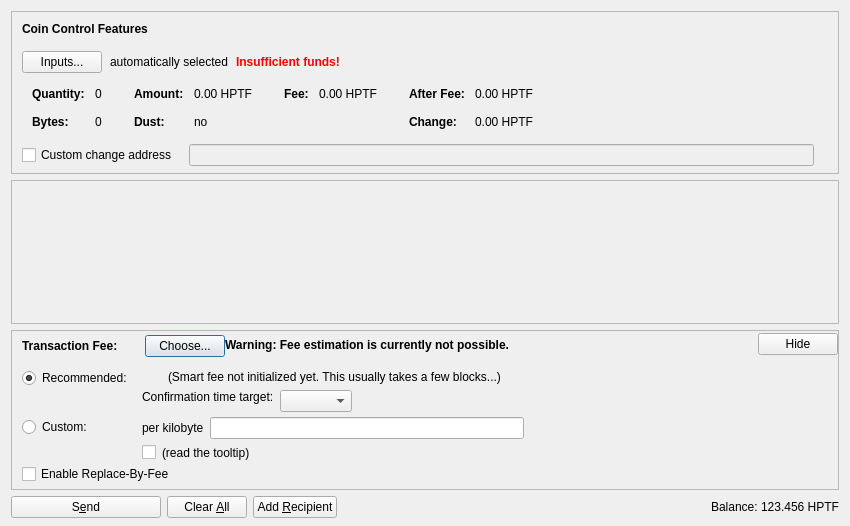
<?xml version="1.0" encoding="UTF-8"?>
<ui version="4.0">
 <class>SendCoinsDialog</class>
 <widget class="QDialog" name="SendCoinsDialog">
  <property name="geometry">
   <rect>
    <x>0</x>
    <y>0</y>
    <width>850</width>
    <height>526</height>
   </rect>
  </property>
  <property name="windowTitle">
   <string>Send Coins</string>
  </property>
  <layout class="QVBoxLayout" name="verticalLayout" stretch="0,1,0,0">
   <property name="bottomMargin">
    <number>8</number>
   </property>
   <item>
    <widget class="QFrame" name="frameCoinControl">
     <property name="sizePolicy">
      <sizepolicy hsizetype="Expanding" vsizetype="Expanding">
       <horstretch>0</horstretch>
       <verstretch>0</verstretch>
      </sizepolicy>
     </property>
     <property name="maximumSize">
      <size>
       <width>16777215</width>
       <height>16777215</height>
      </size>
     </property>
     <property name="frameShape">
      <enum>QFrame::StyledPanel</enum>
     </property>
     <property name="frameShadow">
      <enum>QFrame::Sunken</enum>
     </property>
     <layout class="QVBoxLayout" name="verticalLayoutCoinControl2">
      <property name="spacing">
       <number>0</number>
      </property>
      <property name="leftMargin">
       <number>0</number>
      </property>
      <property name="topMargin">
       <number>0</number>
      </property>
      <property name="rightMargin">
       <number>0</number>
      </property>
      <property name="bottomMargin">
       <number>6</number>
      </property>
      <item>
       <layout class="QVBoxLayout" name="verticalLayoutCoinControl" stretch="0,0,0,0,1">
        <property name="spacing">
         <number>0</number>
        </property>
        <property name="leftMargin">
         <number>10</number>
        </property>
        <property name="topMargin">
         <number>10</number>
        </property>
        <item>
         <layout class="QHBoxLayout" name="horizontalLayoutCoinControl1">
          <property name="bottomMargin">
           <number>15</number>
          </property>
          <item>
           <widget class="QLabel" name="labelCoinControlFeatures">
            <property name="sizePolicy">
             <sizepolicy hsizetype="Preferred" vsizetype="Maximum">
              <horstretch>0</horstretch>
              <verstretch>0</verstretch>
             </sizepolicy>
            </property>
            <property name="font">
             <font>
              <weight>75</weight>
              <bold>true</bold>
             </font>
            </property>
            <property name="styleSheet">
             <string notr="true">font-weight:bold;</string>
            </property>
            <property name="text">
             <string>Coin Control Features</string>
            </property>
           </widget>
          </item>
         </layout>
        </item>
        <item>
         <layout class="QHBoxLayout" name="horizontalLayoutCoinControl2" stretch="0,0,0,0">
          <property name="spacing">
           <number>8</number>
          </property>
          <property name="bottomMargin">
           <number>10</number>
          </property>
          <item>
           <widget class="QPushButton" name="pushButtonCoinControl">
            <property name="styleSheet">
             <string notr="true"/>
            </property>
            <property name="text">
             <string>Inputs...</string>
            </property>
            <property name="autoDefault">
             <bool>false</bool>
            </property>
           </widget>
          </item>
          <item>
           <widget class="QLabel" name="labelCoinControlAutomaticallySelected">
            <property name="text">
             <string>automatically selected</string>
            </property>
            <property name="margin">
             <number>5</number>
            </property>
           </widget>
          </item>
          <item>
           <widget class="QLabel" name="labelCoinControlInsuffFunds">
            <property name="font">
             <font>
              <weight>75</weight>
              <bold>true</bold>
             </font>
            </property>
            <property name="styleSheet">
             <string notr="true">color:red;font-weight:bold;</string>
            </property>
            <property name="text">
             <string>Insufficient funds!</string>
            </property>
            <property name="margin">
             <number>5</number>
            </property>
           </widget>
          </item>
          <item>
           <spacer name="horizontalSpacerCoinControl">
            <property name="orientation">
             <enum>Qt::Horizontal</enum>
            </property>
            <property name="sizeHint" stdset="0">
             <size>
              <width>40</width>
              <height>1</height>
             </size>
            </property>
           </spacer>
          </item>
         </layout>
        </item>
        <item>
         <widget class="QWidget" name="widgetCoinControl" native="true">
          <property name="sizePolicy">
           <sizepolicy hsizetype="Preferred" vsizetype="Preferred">
            <horstretch>0</horstretch>
            <verstretch>0</verstretch>
           </sizepolicy>
          </property>
          <property name="minimumSize">
           <size>
            <width>0</width>
            <height>0</height>
           </size>
          </property>
          <property name="styleSheet">
           <string notr="true"/>
          </property>
          <layout class="QHBoxLayout" name="horizontalLayoutCoinControl5">
           <property name="leftMargin">
            <number>0</number>
           </property>
           <property name="topMargin">
            <number>0</number>
           </property>
           <property name="rightMargin">
            <number>0</number>
           </property>
           <property name="bottomMargin">
            <number>0</number>
           </property>
           <item>
            <layout class="QHBoxLayout" name="horizontalLayoutCoinControl3" stretch="0,0,0,1">
             <property name="spacing">
              <number>20</number>
             </property>
             <property name="topMargin">
              <number>0</number>
             </property>
             <property name="bottomMargin">
              <number>10</number>
             </property>
             <item>
              <layout class="QFormLayout" name="formLayoutCoinControl1">
               <property name="horizontalSpacing">
                <number>10</number>
               </property>
               <property name="verticalSpacing">
                <number>14</number>
               </property>
               <property name="leftMargin">
                <number>10</number>
               </property>
               <property name="topMargin">
                <number>4</number>
               </property>
               <property name="rightMargin">
                <number>6</number>
               </property>
               <item row="0" column="0">
                <widget class="QLabel" name="labelCoinControlQuantityText">
                 <property name="font">
                  <font>
                   <weight>75</weight>
                   <bold>true</bold>
                  </font>
                 </property>
                 <property name="text">
                  <string>Quantity:</string>
                 </property>
                 <property name="margin">
                  <number>0</number>
                 </property>
                </widget>
               </item>
               <item row="0" column="1">
                <widget class="QLabel" name="labelCoinControlQuantity">
                 <property name="cursor">
                  <cursorShape>IBeamCursor</cursorShape>
                 </property>
                 <property name="contextMenuPolicy">
                  <enum>Qt::ActionsContextMenu</enum>
                 </property>
                 <property name="text">
                  <string notr="true">0</string>
                 </property>
                 <property name="margin">
                  <number>0</number>
                 </property>
                 <property name="textInteractionFlags">
                  <set>Qt::LinksAccessibleByMouse|Qt::TextSelectableByKeyboard|Qt::TextSelectableByMouse</set>
                 </property>
                </widget>
               </item>
               <item row="1" column="0">
                <widget class="QLabel" name="labelCoinControlBytesText">
                 <property name="font">
                  <font>
                   <weight>75</weight>
                   <bold>true</bold>
                  </font>
                 </property>
                 <property name="text">
                  <string>Bytes:</string>
                 </property>
                </widget>
               </item>
               <item row="1" column="1">
                <widget class="QLabel" name="labelCoinControlBytes">
                 <property name="cursor">
                  <cursorShape>IBeamCursor</cursorShape>
                 </property>
                 <property name="contextMenuPolicy">
                  <enum>Qt::ActionsContextMenu</enum>
                 </property>
                 <property name="text">
                  <string notr="true">0</string>
                 </property>
                 <property name="textInteractionFlags">
                  <set>Qt::LinksAccessibleByMouse|Qt::TextSelectableByKeyboard|Qt::TextSelectableByMouse</set>
                 </property>
                </widget>
               </item>
              </layout>
             </item>
             <item>
              <layout class="QFormLayout" name="formLayoutCoinControl2">
               <property name="horizontalSpacing">
                <number>10</number>
               </property>
               <property name="verticalSpacing">
                <number>14</number>
               </property>
               <property name="leftMargin">
                <number>6</number>
               </property>
               <property name="topMargin">
                <number>4</number>
               </property>
               <property name="rightMargin">
                <number>6</number>
               </property>
               <item row="0" column="0">
                <widget class="QLabel" name="labelCoinControlAmountText">
                 <property name="font">
                  <font>
                   <weight>75</weight>
                   <bold>true</bold>
                  </font>
                 </property>
                 <property name="text">
                  <string>Amount:</string>
                 </property>
                 <property name="margin">
                  <number>0</number>
                 </property>
                </widget>
               </item>
               <item row="0" column="1">
                <widget class="QLabel" name="labelCoinControlAmount">
                 <property name="cursor">
                  <cursorShape>IBeamCursor</cursorShape>
                 </property>
                 <property name="contextMenuPolicy">
                  <enum>Qt::ActionsContextMenu</enum>
                 </property>
                 <property name="text">
                  <string notr="true">0.00 HPTF</string>
                 </property>
                 <property name="textInteractionFlags">
                  <set>Qt::LinksAccessibleByMouse|Qt::TextSelectableByKeyboard|Qt::TextSelectableByMouse</set>
                 </property>
                </widget>
               </item>
               <item row="1" column="0">
                <widget class="QLabel" name="labelCoinControlLowOutputText">
                 <property name="font">
                  <font>
                   <weight>75</weight>
                   <bold>true</bold>
                  </font>
                 </property>
                 <property name="text">
                  <string>Dust:</string>
                 </property>
                </widget>
               </item>
               <item row="1" column="1">
                <widget class="QLabel" name="labelCoinControlLowOutput">
                 <property name="cursor">
                  <cursorShape>IBeamCursor</cursorShape>
                 </property>
                 <property name="contextMenuPolicy">
                  <enum>Qt::ActionsContextMenu</enum>
                 </property>
                 <property name="text">
                  <string notr="true">no</string>
                 </property>
                 <property name="textInteractionFlags">
                  <set>Qt::LinksAccessibleByMouse|Qt::TextSelectableByKeyboard|Qt::TextSelectableByMouse</set>
                 </property>
                </widget>
               </item>
              </layout>
             </item>
             <item>
              <layout class="QFormLayout" name="formLayoutCoinControl3">
               <property name="horizontalSpacing">
                <number>10</number>
               </property>
               <property name="verticalSpacing">
                <number>14</number>
               </property>
               <property name="leftMargin">
                <number>6</number>
               </property>
               <property name="topMargin">
                <number>4</number>
               </property>
               <property name="rightMargin">
                <number>6</number>
               </property>
               <item row="0" column="0">
                <widget class="QLabel" name="labelCoinControlFeeText">
                 <property name="font">
                  <font>
                   <weight>75</weight>
                   <bold>true</bold>
                  </font>
                 </property>
                 <property name="text">
                  <string>Fee:</string>
                 </property>
                 <property name="margin">
                  <number>0</number>
                 </property>
                </widget>
               </item>
               <item row="0" column="1">
                <widget class="QLabel" name="labelCoinControlFee">
                 <property name="cursor">
                  <cursorShape>IBeamCursor</cursorShape>
                 </property>
                 <property name="contextMenuPolicy">
                  <enum>Qt::ActionsContextMenu</enum>
                 </property>
                 <property name="text">
                  <string notr="true">0.00 HPTF</string>
                 </property>
                 <property name="textInteractionFlags">
                  <set>Qt::LinksAccessibleByMouse|Qt::TextSelectableByKeyboard|Qt::TextSelectableByMouse</set>
                 </property>
                </widget>
               </item>
              </layout>
             </item>
             <item>
              <layout class="QFormLayout" name="formLayoutCoinControl4">
               <property name="horizontalSpacing">
                <number>10</number>
               </property>
               <property name="verticalSpacing">
                <number>14</number>
               </property>
               <property name="leftMargin">
                <number>6</number>
               </property>
               <property name="topMargin">
                <number>4</number>
               </property>
               <property name="rightMargin">
                <number>6</number>
               </property>
               <item row="0" column="0">
                <widget class="QLabel" name="labelCoinControlAfterFeeText">
                 <property name="font">
                  <font>
                   <weight>75</weight>
                   <bold>true</bold>
                  </font>
                 </property>
                 <property name="text">
                  <string>After Fee:</string>
                 </property>
                 <property name="margin">
                  <number>0</number>
                 </property>
                </widget>
               </item>
               <item row="0" column="1">
                <widget class="QLabel" name="labelCoinControlAfterFee">
                 <property name="cursor">
                  <cursorShape>IBeamCursor</cursorShape>
                 </property>
                 <property name="contextMenuPolicy">
                  <enum>Qt::ActionsContextMenu</enum>
                 </property>
                 <property name="text">
                  <string notr="true">0.00 HPTF</string>
                 </property>
                 <property name="textInteractionFlags">
                  <set>Qt::LinksAccessibleByMouse|Qt::TextSelectableByKeyboard|Qt::TextSelectableByMouse</set>
                 </property>
                </widget>
               </item>
               <item row="1" column="0">
                <widget class="QLabel" name="labelCoinControlChangeText">
                 <property name="font">
                  <font>
                   <weight>75</weight>
                   <bold>true</bold>
                  </font>
                 </property>
                 <property name="text">
                  <string>Change:</string>
                 </property>
                </widget>
               </item>
               <item row="1" column="1">
                <widget class="QLabel" name="labelCoinControlChange">
                 <property name="cursor">
                  <cursorShape>IBeamCursor</cursorShape>
                 </property>
                 <property name="contextMenuPolicy">
                  <enum>Qt::ActionsContextMenu</enum>
                 </property>
                 <property name="text">
                  <string notr="true">0.00 HPTF</string>
                 </property>
                 <property name="textInteractionFlags">
                  <set>Qt::LinksAccessibleByMouse|Qt::TextSelectableByKeyboard|Qt::TextSelectableByMouse</set>
                 </property>
                </widget>
               </item>
              </layout>
             </item>
            </layout>
           </item>
          </layout>
         </widget>
        </item>
        <item>
         <layout class="QHBoxLayout" name="horizontalLayoutCoinControl4" stretch="0,0,0">
          <property name="spacing">
           <number>12</number>
          </property>
          <property name="sizeConstraint">
           <enum>QLayout::SetDefaultConstraint</enum>
          </property>
          <property name="topMargin">
           <number>5</number>
          </property>
          <property name="rightMargin">
           <number>5</number>
          </property>
          <item>
           <widget class="QCheckBox" name="checkBoxCoinControlChange">
            <property name="toolTip">
             <string>If this is activated, but the change address is empty or invalid, change will be sent to a newly generated address.</string>
            </property>
            <property name="text">
             <string>Custom change address</string>
            </property>
           </widget>
          </item>
          <item>
           <widget class="QValidatedLineEdit" name="lineEditCoinControlChange">
            <property name="enabled">
             <bool>false</bool>
            </property>
            <property name="sizePolicy">
             <sizepolicy hsizetype="Expanding" vsizetype="Fixed">
              <horstretch>0</horstretch>
              <verstretch>0</verstretch>
             </sizepolicy>
            </property>
           </widget>
          </item>
          <item>
           <widget class="QLabel" name="labelCoinControlChangeLabel">
            <property name="sizePolicy">
             <sizepolicy hsizetype="Preferred" vsizetype="Expanding">
              <horstretch>0</horstretch>
              <verstretch>0</verstretch>
             </sizepolicy>
            </property>
            <property name="minimumSize">
             <size>
              <width>0</width>
              <height>0</height>
             </size>
            </property>
            <property name="text">
             <string/>
            </property>
            <property name="margin">
             <number>3</number>
            </property>
           </widget>
          </item>
         </layout>
        </item>
        <item>
         <spacer name="verticalSpacerCoinControl">
          <property name="orientation">
           <enum>Qt::Vertical</enum>
          </property>
          <property name="sizeHint" stdset="0">
           <size>
            <width>800</width>
            <height>1</height>
           </size>
          </property>
         </spacer>
        </item>
       </layout>
      </item>
     </layout>
    </widget>
   </item>
   <item>
    <widget class="QScrollArea" name="scrollArea">
     <property name="widgetResizable">
      <bool>true</bool>
     </property>
     <widget class="QWidget" name="scrollAreaWidgetContents">
      <property name="geometry">
       <rect>
        <x>0</x>
        <y>0</y>
        <width>830</width>
        <height>104</height>
       </rect>
      </property>
      <layout class="QVBoxLayout" name="verticalLayout_2" stretch="0,1">
       <property name="leftMargin">
        <number>0</number>
       </property>
       <property name="topMargin">
        <number>0</number>
       </property>
       <property name="rightMargin">
        <number>0</number>
       </property>
       <property name="bottomMargin">
        <number>0</number>
       </property>
       <item>
        <layout class="QVBoxLayout" name="entries">
         <property name="spacing">
          <number>6</number>
         </property>
        </layout>
       </item>
       <item>
        <spacer name="verticalSpacer">
         <property name="orientation">
          <enum>Qt::Vertical</enum>
         </property>
         <property name="sizeHint" stdset="0">
          <size>
           <width>20</width>
           <height>40</height>
          </size>
         </property>
        </spacer>
       </item>
      </layout>
     </widget>
    </widget>
   </item>
   <item>
    <widget class="QFrame" name="frameFee">
     <property name="sizePolicy">
      <sizepolicy hsizetype="Expanding" vsizetype="Expanding">
       <horstretch>0</horstretch>
       <verstretch>0</verstretch>
      </sizepolicy>
     </property>
     <property name="maximumSize">
      <size>
       <width>16777215</width>
       <height>16777215</height>
      </size>
     </property>
     <property name="frameShape">
      <enum>QFrame::StyledPanel</enum>
     </property>
     <property name="frameShadow">
      <enum>QFrame::Sunken</enum>
     </property>
     <layout class="QVBoxLayout" name="verticalLayoutFee1">
      <property name="spacing">
       <number>0</number>
      </property>
      <property name="leftMargin">
       <number>0</number>
      </property>
      <property name="topMargin">
       <number>0</number>
      </property>
      <property name="rightMargin">
       <number>0</number>
      </property>
      <property name="bottomMargin">
       <number>0</number>
      </property>
      <item>
       <layout class="QVBoxLayout" name="verticalLayoutFee2" stretch="0,0,0">
        <property name="spacing">
         <number>0</number>
        </property>
        <property name="leftMargin">
         <number>10</number>
        </property>
        <property name="topMargin">
         <number>0</number>
        </property>
        <item>
         <layout class="QHBoxLayout" name="horizontalLayoutFee1">
          <property name="bottomMargin">
           <number>0</number>
          </property>
          <item>
           <layout class="QVBoxLayout" name="verticalLayoutFee7">
            <property name="spacing">
             <number>0</number>
            </property>
            <item>
             <spacer name="verticalSpacerSmartFee">
              <property name="orientation">
               <enum>Qt::Vertical</enum>
              </property>
              <property name="sizeType">
               <enum>QSizePolicy::Fixed</enum>
              </property>
              <property name="sizeHint" stdset="0">
               <size>
                <width>1</width>
                <height>4</height>
               </size>
              </property>
             </spacer>
            </item>
            <item>
             <layout class="QHBoxLayout" name="horizontalLayoutSmartFee">
              <property name="spacing">
               <number>10</number>
              </property>
              <item>
               <widget class="QLabel" name="labelFeeHeadline">
                <property name="sizePolicy">
                 <sizepolicy hsizetype="Preferred" vsizetype="Maximum">
                  <horstretch>0</horstretch>
                  <verstretch>0</verstretch>
                 </sizepolicy>
                </property>
                <property name="font">
                 <font>
                  <weight>75</weight>
                  <bold>true</bold>
                 </font>
                </property>
                <property name="styleSheet">
                 <string notr="true">font-weight:bold;</string>
                </property>
                <property name="text">
                 <string>Transaction Fee:</string>
                </property>
               </widget>
              </item>
              <item>
               <widget class="QLabel" name="labelFeeMinimized">
                <property name="text">
                 <string/>
                </property>
               </widget>
              </item>
              <item>
               <widget class="QPushButton" name="buttonChooseFee">
                <property name="text">
                 <string>Choose...</string>
                </property>
               </widget>
              </item>
             </layout>
            </item>
            <item>
             <spacer name="verticalSpacer_5">
              <property name="orientation">
               <enum>Qt::Vertical</enum>
              </property>
              <property name="sizeHint" stdset="0">
               <size>
                <width>1</width>
                <height>1</height>
               </size>
              </property>
             </spacer>
            </item>
           </layout>
          </item>
          <item>
           <widget class="QLabel" name="fallbackFeeWarningLabel">
            <property name="toolTip">
             <string>Using the fallbackfee can result in sending a transaction that will take several hours or days (or never) to confirm. Consider choosing your fee manually or wait until you have validated the complete chain.</string>
            </property>
            <property name="font">
            <font>
                <weight>75</weight>
                <bold>true</bold>
            </font>
            </property>
            <property name="text">
             <string>Warning: Fee estimation is currently not possible.</string>
            </property>
            <property name="wordWrap">
             <bool>false</bool>
            </property>
           </widget>
          </item>
          <item>
           <spacer name="horizontalSpacer_4">
            <property name="orientation">
             <enum>Qt::Horizontal</enum>
            </property>
            <property name="sizeType">
             <enum>QSizePolicy::MinimumExpanding</enum>
            </property>
            <property name="sizeHint" stdset="0">
             <size>
              <width>40</width>
              <height>20</height>
             </size>
            </property>
           </spacer>
          </item>
          <item>
           <widget class="QPushButton" name="buttonMinimizeFee">
            <property name="toolTip">
             <string>collapse fee-settings</string>
            </property>
            <property name="text">
             <string>Hide</string>
            </property>
           </widget>
          </item>
         </layout>
        </item>
        <item>
         <widget class="QFrame" name="frameFeeSelection">
          <layout class="QVBoxLayout" name="verticalLayoutFee12">
           <property name="spacing">
            <number>0</number>
           </property>
           <property name="leftMargin">
            <number>0</number>
           </property>
           <property name="topMargin">
            <number>0</number>
           </property>
           <property name="rightMargin">
            <number>0</number>
           </property>
           <property name="bottomMargin">
            <number>0</number>
           </property>
           <item>
            <layout class="QGridLayout" name="gridLayoutFee">
             <property name="topMargin">
              <number>10</number>
             </property>
             <property name="bottomMargin">
              <number>4</number>
             </property>
             <property name="horizontalSpacing">
              <number>10</number>
             </property>
             <property name="verticalSpacing">
              <number>4</number>
             </property>
             <item row="1" column="1">
              <layout class="QVBoxLayout" name="verticalLayoutFee8">
               <property name="spacing">
                <number>6</number>
               </property>
               <item>
                <layout class="QHBoxLayout" name="horizontalLayoutFee13">
                 <item>
                  <widget class="QLabel" name="labelCustomPerKilobyte">
                   <property name="toolTip">
                    <string>Specify a custom fee per kB (1,000 bytes) of the transaction's virtual size.

Note:  Since the fee is calculated on a per-byte basis, a fee of "100 satoshis per kB" for a transaction size of 500 bytes (half of 1 kB) would ultimately yield a fee of only 50 satoshis.</string>
                   </property>
                   <property name="text">
                    <string>per kilobyte</string>
                   </property>
                  </widget>
                 </item>
                 <item>
                  <widget class="HeptaFrancAmountField" name="customFee"/>
                 </item>
                 <item>
                  <spacer name="horizontalSpacer_6">
                   <property name="orientation">
                    <enum>Qt::Horizontal</enum>
                   </property>
                   <property name="sizeHint" stdset="0">
                    <size>
                     <width>1</width>
                     <height>1</height>
                    </size>
                   </property>
                  </spacer>
                 </item>
                </layout>
               </item>
               <item>
                <layout class="QHBoxLayout" name="horizontalLayoutFee8">
                 <item>
                  <widget class="QCheckBox" name="checkBoxMinimumFee">
                   <property name="toolTip">
                    <string>Paying only the minimum fee is just fine as long as there is less transaction volume than space in the blocks. But be aware that this can end up in a never confirming transaction once there is more demand for heptafranc transactions than the network can process.</string>
                   </property>
                   <property name="text">
                    <string/>
                   </property>
                  </widget>
                 </item>
                 <item>
                  <widget class="QLabel" name="labelMinFeeWarning">
                   <property name="enabled">
                    <bool>true</bool>
                   </property>
                   <property name="toolTip">
                    <string>Paying only the minimum fee is just fine as long as there is less transaction volume than space in the blocks. But be aware that this can end up in a never confirming transaction once there is more demand for heptafranc transactions than the network can process.</string>
                   </property>
                   <property name="text">
                    <string>(read the tooltip)</string>
                   </property>
                   <property name="margin">
                    <number>5</number>
                   </property>
                  </widget>
                 </item>
                 <item>
                  <spacer name="horizontalSpacer_2">
                   <property name="orientation">
                    <enum>Qt::Horizontal</enum>
                   </property>
                   <property name="sizeHint" stdset="0">
                    <size>
                     <width>1</width>
                     <height>1</height>
                    </size>
                   </property>
                  </spacer>
                 </item>
                </layout>
               </item>
              </layout>
             </item>
             <item row="0" column="0">
              <layout class="QVBoxLayout" name="verticalLayoutFee4" stretch="0,1">
               <item>
                <widget class="QRadioButton" name="radioSmartFee">
                 <property name="text">
                  <string>Recommended:</string>
                 </property>
                 <property name="checked">
                  <bool>true</bool>
                 </property>
                 <attribute name="buttonGroup">
                  <string notr="true">groupFee</string>
                 </attribute>
                </widget>
               </item>
               <item>
                <spacer name="verticalSpacer_2">
                 <property name="orientation">
                  <enum>Qt::Vertical</enum>
                 </property>
                 <property name="sizeHint" stdset="0">
                  <size>
                   <width>1</width>
                   <height>1</height>
                  </size>
                 </property>
                </spacer>
               </item>
              </layout>
             </item>
             <item row="1" column="0">
              <layout class="QVBoxLayout" name="verticalLayoutFee9" stretch="0,1">
               <item>
                <widget class="QRadioButton" name="radioCustomFee">
                 <property name="text">
                  <string>Custom:</string>
                 </property>
                 <attribute name="buttonGroup">
                  <string notr="true">groupFee</string>
                 </attribute>
                </widget>
               </item>
               <item>
                <spacer name="verticalSpacer_6">
                 <property name="orientation">
                  <enum>Qt::Vertical</enum>
                 </property>
                 <property name="sizeHint" stdset="0">
                  <size>
                   <width>1</width>
                   <height>1</height>
                  </size>
                 </property>
                </spacer>
               </item>
              </layout>
             </item>
             <item row="0" column="1">
              <layout class="QVBoxLayout" name="verticalLayoutFee3" stretch="0,0,1">
               <property name="spacing">
                <number>6</number>
               </property>
               <property name="topMargin">
                <number>2</number>
               </property>
               <item>
                <layout class="QHBoxLayout" name="horizontalLayoutFee12">
                 <item>
                  <widget class="QLabel" name="labelSmartFee">
                   <property name="text">
                    <string/>
                   </property>
                   <property name="margin">
                    <number>2</number>
                   </property>
                  </widget>
                 </item>
                 <item>
                  <widget class="QLabel" name="labelFeeEstimation">
                   <property name="text">
                    <string/>
                   </property>
                  </widget>
                 </item>
                 <item>
                  <widget class="QLabel" name="labelSmartFee2">
                   <property name="text">
                    <string>(Smart fee not initialized yet. This usually takes a few blocks...)</string>
                   </property>
                   <property name="margin">
                    <number>2</number>
                   </property>
                  </widget>
                 </item>
                 <item>
                  <spacer name="horizontalSpacer_5">
                   <property name="orientation">
                    <enum>Qt::Horizontal</enum>
                   </property>
                   <property name="sizeHint" stdset="0">
                    <size>
                     <width>1</width>
                     <height>1</height>
                    </size>
                   </property>
                  </spacer>
                 </item>
                </layout>
               </item>
               <item>
                <layout class="QHBoxLayout" name="horizontalLayoutFee9">
                 <item>
                  <layout class="QVBoxLayout" name="verticalLayoutFee6">
                   <item>
                    <widget class="QLabel" name="labelSmartFee3">
                     <property name="text">
                      <string>Confirmation time target:</string>
                     </property>
                     <property name="margin">
                      <number>2</number>
                     </property>
                    </widget>
                   </item>
                   <item>
                    <spacer name="verticalSpacer_3">
                     <property name="orientation">
                      <enum>Qt::Vertical</enum>
                     </property>
                     <property name="sizeHint" stdset="0">
                      <size>
                       <width>1</width>
                       <height>1</height>
                      </size>
                     </property>
                    </spacer>
                   </item>
                  </layout>
                 </item>
                 <item>
                  <layout class="QVBoxLayout" name="verticalLayoutFee5">
                   <property name="rightMargin">
                    <number>30</number>
                   </property>
                   <item>
                    <layout class="QHBoxLayout" name="horizontalLayoutConfTarget">
                     <property name="bottomMargin">
                      <number>0</number>
                     </property>
                     <item>
                      <widget class="QComboBox" name="confTargetSelector"/>
                     </item>
                     <item>
                      <spacer name="horizontalSpacerConfTarget">
                       <property name="orientation">
                        <enum>Qt::Horizontal</enum>
                       </property>
                       <property name="sizeHint" stdset="0">
                        <size>
                         <width>40</width>
                         <height>20</height>
                        </size>
                       </property>
                      </spacer>
                     </item>
                    </layout>
                   </item>
                  </layout>
                 </item>
                </layout>
               </item>
               <item>
                <spacer name="verticalSpacer_4">
                 <property name="orientation">
                  <enum>Qt::Vertical</enum>
                 </property>
                 <property name="sizeHint" stdset="0">
                  <size>
                   <width>1</width>
                   <height>1</height>
                  </size>
                 </property>
                </spacer>
               </item>
              </layout>
             </item>
            </layout>
           </item>
           <item>
            <widget class="QCheckBox" name="optInRBF">
             <property name="text">
              <string>Enable Replace-By-Fee</string>
             </property>
             <property name="toolTip">
              <string>With Replace-By-Fee (BIP-125) you can increase a transaction's fee after it is sent. Without this, a higher fee may be recommended to compensate for increased transaction delay risk.</string>
             </property>
            </widget>
           </item>
          </layout>
         </widget>
        </item>
        <item>
         <spacer name="verticalSpacerFee">
          <property name="orientation">
           <enum>Qt::Vertical</enum>
          </property>
          <property name="sizeHint" stdset="0">
           <size>
            <width>40</width>
            <height>5</height>
           </size>
          </property>
         </spacer>
        </item>
       </layout>
      </item>
     </layout>
    </widget>
   </item>
   <item>
    <layout class="QHBoxLayout" name="horizontalLayout">
     <item>
      <widget class="QPushButton" name="sendButton">
       <property name="minimumSize">
        <size>
         <width>150</width>
         <height>0</height>
        </size>
       </property>
       <property name="toolTip">
        <string>Confirm the send action</string>
       </property>
       <property name="text">
        <string>S&amp;end</string>
       </property>
       <property name="icon">
        <iconset resource="../heptafranc.qrc">
         <normaloff>:/icons/send</normaloff>:/icons/send</iconset>
       </property>
       <property name="autoDefault">
        <bool>false</bool>
       </property>
       <property name="default">
        <bool>false</bool>
       </property>
      </widget>
     </item>
     <item>
      <widget class="QPushButton" name="clearButton">
       <property name="sizePolicy">
        <sizepolicy hsizetype="Minimum" vsizetype="Fixed">
         <horstretch>0</horstretch>
         <verstretch>0</verstretch>
        </sizepolicy>
       </property>
       <property name="toolTip">
        <string>Clear all fields of the form.</string>
       </property>
       <property name="text">
        <string>Clear &amp;All</string>
       </property>
       <property name="icon">
        <iconset resource="../heptafranc.qrc">
         <normaloff>:/icons/remove</normaloff>:/icons/remove</iconset>
       </property>
       <property name="autoDefault">
        <bool>false</bool>
       </property>
      </widget>
     </item>
     <item>
      <widget class="QPushButton" name="addButton">
       <property name="toolTip">
        <string>Send to multiple recipients at once</string>
       </property>
       <property name="text">
        <string>Add &amp;Recipient</string>
       </property>
       <property name="icon">
        <iconset resource="../heptafranc.qrc">
         <normaloff>:/icons/add</normaloff>:/icons/add</iconset>
       </property>
       <property name="autoDefault">
        <bool>false</bool>
       </property>
      </widget>
     </item>
     <item>
      <spacer name="horizontalSpacer">
       <property name="orientation">
        <enum>Qt::Horizontal</enum>
       </property>
       <property name="sizeHint" stdset="0">
        <size>
         <width>40</width>
         <height>20</height>
        </size>
       </property>
      </spacer>
     </item>
     <item>
      <layout class="QHBoxLayout" name="horizontalLayout_2">
       <property name="spacing">
        <number>3</number>
       </property>
       <item>
        <widget class="QLabel" name="label">
         <property name="sizePolicy">
          <sizepolicy hsizetype="Preferred" vsizetype="Fixed">
           <horstretch>0</horstretch>
           <verstretch>0</verstretch>
          </sizepolicy>
         </property>
         <property name="text">
          <string>Balance:</string>
         </property>
        </widget>
       </item>
       <item>
        <widget class="QLabel" name="labelBalance">
         <property name="sizePolicy">
          <sizepolicy hsizetype="Preferred" vsizetype="Fixed">
           <horstretch>0</horstretch>
           <verstretch>0</verstretch>
          </sizepolicy>
         </property>
         <property name="cursor">
          <cursorShape>IBeamCursor</cursorShape>
         </property>
         <property name="text">
          <string notr="true">123.456 HPTF</string>
         </property>
         <property name="textInteractionFlags">
          <set>Qt::LinksAccessibleByMouse|Qt::TextSelectableByKeyboard|Qt::TextSelectableByMouse</set>
         </property>
        </widget>
       </item>
      </layout>
     </item>
    </layout>
   </item>
  </layout>
 </widget>
 <customwidgets>
  <customwidget>
   <class>QValidatedLineEdit</class>
   <extends>QLineEdit</extends>
   <header>qt/qvalidatedlineedit.h</header>
  </customwidget>
  <customwidget>
   <class>HeptaFrancAmountField</class>
   <extends>QLineEdit</extends>
   <header>qt/heptafrancamountfield.h</header>
   <container>1</container>
  </customwidget>
 </customwidgets>
 <resources>
  <include location="../heptafranc.qrc"/>
 </resources>
 <connections/>
 <buttongroups>
  <buttongroup name="groupFee"/>
 </buttongroups>
</ui>
